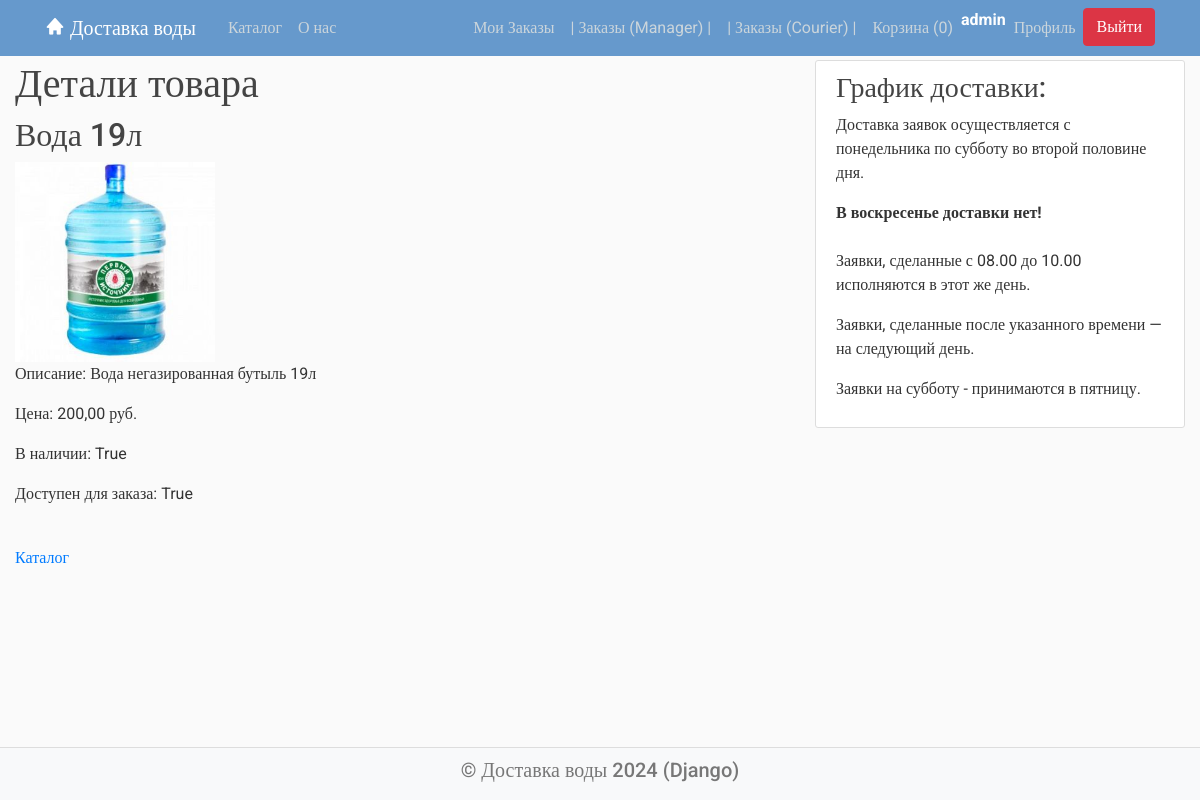
/catalog/product/1/ (signed in), run on the app's committed database.
### delivery/models.py (models this page shows, shortened)
class Product(models.Model):
    name = models.CharField(max_length=100)
    description = models.TextField()
    image = models.ImageField(upload_to='product_images/')
    price = models.DecimalField(max_digits=10, decimal_places=2)
    is_active = models.BooleanField(default=True)  # активен
    is_available = models.BooleanField(default=False)  # доступен для покупки

### delivery/views.py (the view)
# urls.py: path('catalog/product/<int:product_id>/', ProductDetailView.as_view(), name='delivery-product'),
class ProductDetailView(View):
    def get(self, request, product_id):
        cart = request.session.get('cart', {})
        cart_items_count = request.session.get('cart_items_count', 0)
        try:
            product = Product.objects.get(id=product_id)
        except Product.DoesNotExist:
            return HttpResponseNotFound("Product not found")
        product_quantity = cart.get(str(product.id), 0)
        context = {
            'product': product,
            'quantity': product_quantity,
            'cart_items_count': cart_items_count,
        }
        return render(request, 'delivery/product.html', context)

### templates/delivery/product.html
{% extends "main.html" %}
{% block content %}
<h1>Детали товара</h1>
<div>
    <h2>{{ product.name }}</h2>
    <img src="{{ product.image.url }}" alt="{{ product.name }}" class="product-image">
    <p>Описание: {{ product.description }}</p>
    <p>Цена: {{ product.price }} руб.</p>
    <p>В наличии: {{ product.is_active }}</p>
    <p>Доступен для заказа: {{ product.is_available }}</p>
    <br>
    <a href="/catalog">Каталог</a>
</div>
{% endblock content %}

### templates/main.html (shortened to what this page needs)
<!DOCTYPE html>
{% load static %}
<html>
<head>
    <link rel="stylesheet" href="https://maxcdn.bootstrapcdn.com/bootstrap/4.0.0/css/bootstrap.min.css"
>
    <link href='https://unpkg.com/boxicons@2.1.2/css/boxicons.min.css' rel='stylesheet'>
    <link rel="stylesheet" type="text/css" href="{% static 'css/styles.css' %}">
</head>
<body>
<header class="site-header">
    <nav class="navbar navbar-expand-md navbar-dark bg-blue fixed-top">
        <div class="container">
            <a class="navbar-brand mr-4" href="{% url 'delivery-home' %}"><i class='bx bxs-home bx-tada-hover'></i>
                Доставка воды</a>
            <div class="collapse navbar-collapse" id="navbarToggle">
                <div class="navbar-nav mr-auto">
                    <a class="nav-item nav-link" href="{% url 'delivery-catalog' %}">Каталог</a>
                    <a class="nav-item nav-link" href="{% url 'delivery-about' %}">О нас</a>
                </div>
                <div class="navbar-nav">
                    {% if user.is_authenticated %}
                    <a class="nav-item nav-link" href="{% url 'delivery-orders' %}">Мои Заказы</a>
                        {% if user.profile.is_manager %}
                            <a class="nav-item nav-link" href="{% url 'delivery-manager' %}">| Заказы (Manager) |</a>
                        {% endif %}
                        {% if user.profile.is_courier %}
                            <a class="nav-item nav-link" href="{% url 'delivery-courier' %}">| Заказы (Courier) |</a>
                        {% endif %}
                    {% endif %}
                </div>
                <div class="navbar-nav">
                    <a class="nav-item nav-link" href="{% url 'cart_view' %}">
                        Корзина (<span id="cart-count">{{ cart_items_count }}</span>)
                    </a>
                    {% if user.is_authenticated %}
                    <p style=" font-weight: bold; color: #fff;">{{user.username}}</p>
                    <a class="nav-item nav-link" href="{% url 'profile' %}">Профиль</a>
                    <form action="{% url 'logout' %}" method="post">
                        <button type="submit" class="btn btn-danger">Выйти</button>
                    </form>
                    {% else %}
                    <a class="nav-item nav-link" href="{% url 'login' %}">Вход</a>
                    <a class="nav-item nav-link" href="{% url 'register' %}">Регистрация</a>
                    {% endif %}
                </div>
            </div>
        </div>
    </nav>
</header>
<main role="main" class="content container-fluid">
    <div class="row">
        <div class="col-12 col-md-8">
            {% block content %}{% endblock %}
        </div>
        {% if not title or title == "Доставка воды" or title == "Информация" or title == "Оформление заказа" %}
        <div class="col-12 col-md-4">
            <div class="content-section">
                <h3>График доставки:</h3>
                <p>Доставка заявок осуществляется с понедельника по субботу во второй половине дня. </p>
                <strong>В воскресенье доставки нет! </strong>
                <br><br>
                <p>Заявки, сделанные с 08.00 до 10.00 исполняются в этот же день. <br></p>
                <p>Заявки, сделанные после указанного времени — на следующий день. <br></p>
                <p>Заявки на субботу - принимаются в пятницу.</p>
            </div>
        </div>
        {% endif %}
    </div>
</main>
<footer class="text-center bg-grey">
    <h5><a href="{% url 'delivery-home' %}">© Доставка воды 2024 (Django)</a></h5>
</footer>
</body>
</html>

### static/css/styles.css (style rules this page uses)
body, html { width:100%; height:100% }
body { margin:0; padding:0; background: #fafafa; color: #333333; margin-top: 5rem; font-family:Roboto; }
h1, h2, h3, h4, h5, h6 { color: #444444; }
.bg-blue { background-color: #6699cc; }
.site-header .navbar-nav .nav-link { color: #cbd5db; }
.content-section { background: #ffffff; padding: 10px 20px; border: 1px solid #dddddd; border-radius: 3px; margin-bottom: 20px; }
footer { position: sticky!important; top: 100%; padding-top:25px; padding-bottom:25px; border-top:1px solid #ddd; }
footer a { color:#777 }
.product-image { width: 200px; height: 200px; }

### templates/main.html (style rules this page uses)
body { display: flex; flex-direction: column; min-height: 100vh; margin: 0; }
.content { flex: 1; padding-top: 60px; }
footer { background: #f8f9fa; text-align: center; padding: 10px 0; }

### data on the page
Product: name "Вода 19л", image (picture), description "Вода негазированная бутыль 19л", price "200,00", is_active "True", is_available "True"

### other printed values
{{ cart_items_count }} "0"
{{ user.username }} "admin"
